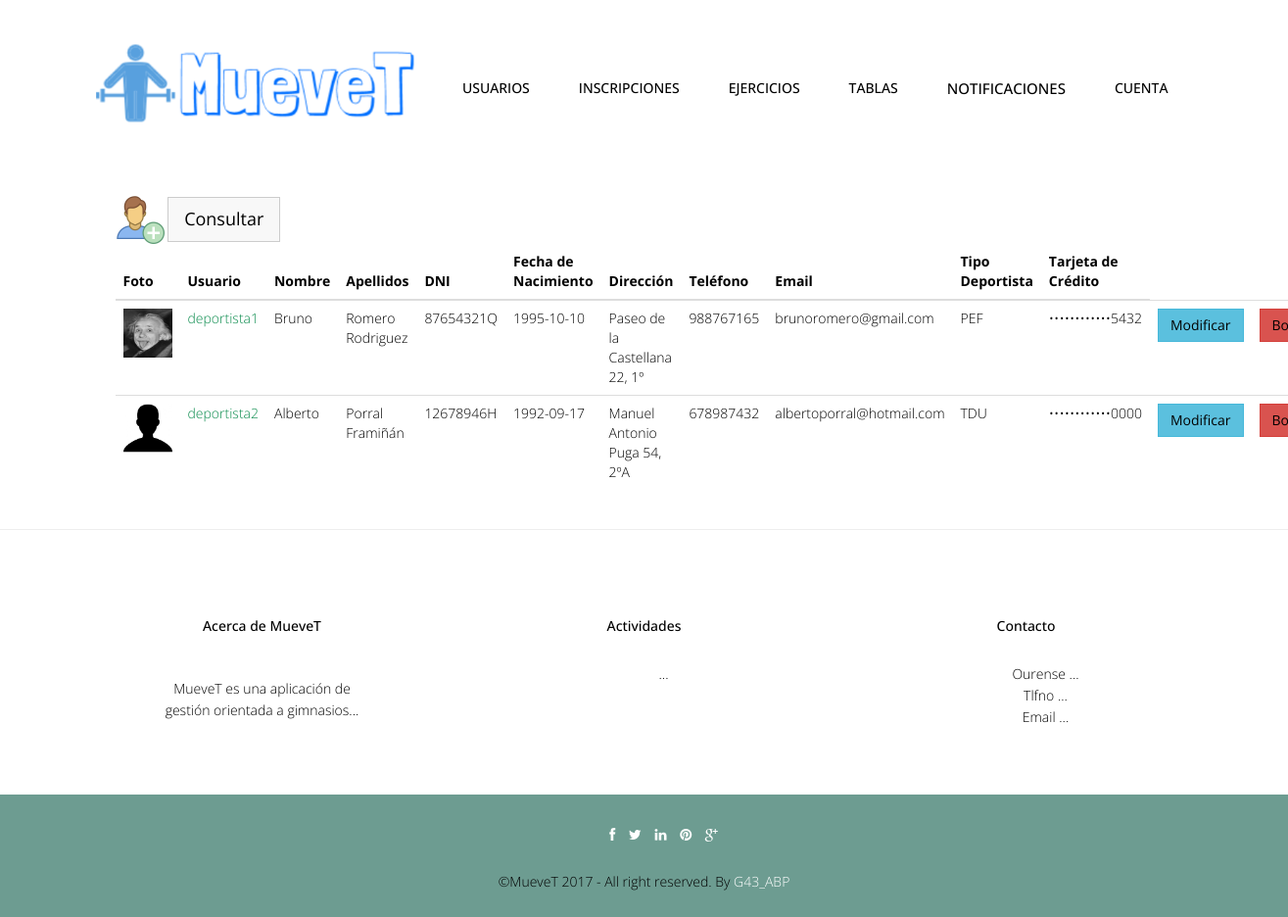
/abp/Controllers/DEPORTISTA_Controller.php?user=deportista (signed in), run on the app's committed database.
### tables this page shows
CREATE TABLE IF NOT EXISTS `usuario` (
  `foto` varchar(500) DEFAULT '../img/user.jpg',
  `userName` varchar(20) NOT NULL,
  `password` varchar(128) NOT NULL,
  `tipoUsuario` int(10) NOT NULL,
  `nombre` varchar(20) NOT NULL,
  `apellidos` varchar(70) NOT NULL,
  `dni` varchar(9) NOT NULL,
  `fechaNac` date NOT NULL,
  `direccion` varchar(80) DEFAULT NULL,
  `telefono` int(15) DEFAULT NULL,
  `email` varchar(30) NOT NULL
);

CREATE TABLE IF NOT EXISTS `deportista` (
  `userName` varchar(20) NOT NULL,
  `tipoDeportista` char(3) NOT NULL,
  `metodoPago` varchar(45) NOT NULL,
  `idActividadIndividual` int(10) DEFAULT NULL
);

### abp/Models/USUARIO_Model.php (called while the page is built, shortened)
<?php
include '../Functions/LibraryFunctions.php';
class USUARIO_Modelo {
    var $mysqli;
    function ConectarBD() {
        $this->mysqli = new mysqli("localhost", "root", "", "gymgest");
    }
    function ConsultarTodo($user) {
        if ($user == "entrenador") {
            $sql = "SELECT * FROM USUARIO, ENTRENADOR WHERE USUARIO.userName=ENTRENADOR.userName AND USUARIO.tipoUsuario=2";
        } else if ($user == "deportista") {
            $sql = "SELECT * FROM USUARIO, DEPORTISTA WHERE USUARIO.userName=DEPORTISTA.userName AND USUARIO.tipoUsuario=3";
        } else {
            $sql = "SELECT * FROM USUARIO";
        }
        if (!($resultado = $this->mysqli->query($sql))) {
            return 'Error en la consulta sobre la base de datos';
        } else {
            $toret = array();
            $i = 0;
            while ($fila = $resultado->fetch_array()) {
                $toret[$i] = $fila;
                $i++;
            }
            return $toret;
        }
    }
}
?>

### abp/Views/DEPORTISTA_SHOWALL_Vista.php (the view, shortened to what this page needs)
<?php
class DEPORTISTA_Show {
    private $datos;
    function __construct($array, $volver) {
        $this->datos = $array;
        $this->render();
    }
    function render() {
        ?>
        <div class="container">
            <?php
            $lista = array('foto', 'userName', 'nombre', 'apellidos', 'dni', 'fechaNac', 'direccion', 'telefono', 'email', 'tipoDeportista', 'metodoPago');
            ?>
            <br><br>
            <div class="container">
                <div class="col-lg-12">
                    <a href='DEPORTISTA_Controller.php?accion=<?php echo $strings['Insertar']; ?>'><img src="../img/useradd.png" width="50px" height="50px"></a>
                    <button type="button" class="btn btn-default btn-lg"><a href='DEPORTISTA_Controller.php?accion=<?php echo $strings['Consultar']; ?>'><?php echo $strings['Consultar'] ?></a></button>
                    <table class="table">
                        <thead class="thead-dark">
                            <tr>
                                <?php
                                foreach ($lista as $titulo) {
                                    echo "<th>";
                                    echo $strings[$titulo];
                                    echo "</th>";
                                }
                                echo "</tr>";
                                echo "</thead>";
                                echo "<tbody>";
                                for ($j = 0; $j < count($this->datos); $j++) {
                                    echo "<tr>";
                                    foreach ($this->datos [$j] as $clave => $valor) {
                                        for ($i = 0; $i < count($lista); $i++) {
                                            if ($clave === $lista[$i]) {
                                                echo "<td>";
                                                if (($clave === 'foto')) {
                                                    if (is_file($valor)) {
                                                        ?><a target='_blank' href='<?php echo $valor ?>'><img src='<?php echo $valor ?>' width="50" height="50"></a> <?php
                                                    } else {
                                                        ?><a target='_blank' href="../img/user.jpg"><img src="../img/user.jpg" width="50" height="50"></a> <?php
                                                }
                                                break;
                                            }
                                            if ($clave == 'metodoPago') {
                                                $post = substr($valor, -4);
                                                $resultado = "••••••••••••" . $post;
                                                echo $resultado;
                                                break;
                                            }if ($clave === 'tipoUsuario') {
                                                echo $strings[ConsultarNOMRol($valor)];
                                                break;
                                            }
                                            if ($clave === 'userName') {
                                                ?>
                                            <a href='DEPORTISTA_Controller.php?userName=<?php echo $this->datos[$j]['userName'] . '&accion=' . $strings['Ver']; ?>'><font color="#088A4B"><?php echo $valor; ?></font></a> <?php
                                        } else {
                                            echo $valor;
                                        }
                                        echo "</td>";
                                    }
                                }
                            }
                            ?>
                            <td><button type="button" class="btn btn-info"><a href='DEPORTISTA_Controller.php?userName=<?php echo $this->datos[$j]['userName'] . '&accion=' . $strings['Modificar']; ?>'><?php echo $strings['Modificar']; ?></a></button></td>
                            <td><button type="button" class="btn btn-danger"><a href='DEPORTISTA_Controller.php?userName=<?php echo $this->datos[$j]['userName'] . '&accion=' . $strings['Borrar']; ?>'><?php echo $strings['Borrar']; ?></a></button></td>
                                    <?php
                                }
                                ?>
                        </tbody>
                    </table>
                </div>
            </div>
        </div>
        <?php
        include '../Views/footer.php';
    }
}

### abp/css/style.css (style rules this page uses)
body { font-family:'Open Sans', Arial, sans-serif; font-size:14px; font-weight:300; line-height:1.6em; color:#000; background-color:#fff; }
.link-list ul,li,a { color:#000; list-style:none; }

### abp/css/overwrite.css (style rules this page uses)
.btn { text-shadow: none; background-image:none; border-color: none; border-bottom-color: none; -webkit-box-shadow: none; -moz-box-shadow: none; box-shadow: none; }
.btn { outline:0; -webkit-border-radius: 0; -moz-border-radius: 0; border-radius: 0; }
.btn-lg { -webkit-border-radius: 0; -moz-border-radius: 0; border-radius: 0; }
.btn-default { color: #333333; background-color: #f8f8f8; }

### data on the page
usuario: foto (picture), nombre "Bruno", apellidos "Romero Rodriguez", dni "87654321Q", fechaNac "1995-10-10", direccion "Paseo de la Castellana 22, 1º", telefono "988767165", email "brunoromero@gmail.com"
deportista: userName "deportista1", tipoDeportista "PEF", metodoPago "••••••••••••5432"
usuario: foto (placeholder picture), nombre "Alberto", apellidos "Porral Framiñán", dni "12678946H", fechaNac "1992-09-17", direccion "Manuel Antonio Puga 54, 2ºA", telefono "678987432", email "albertoporral@hotmail.com"
deportista: userName "deportista2", tipoDeportista "TDU", metodoPago "••••••••••••0000"

### other printed values
$strings['Cuenta'] "CUENTA"
$strings['Consultar'] "Consultar"
$strings[$titulo] "Foto"
$strings[$titulo] "Usuario"
$strings[$titulo] "Nombre"
$strings[$titulo] "Apellidos"
$strings[$titulo] "DNI"
$strings[$titulo] "Fecha de Nacimiento"
$strings[$titulo] "Dirección"
$strings[$titulo] "Teléfono"
$strings[$titulo] "Email"
$strings[$titulo] "Tipo Deportista"
$strings[$titulo] "Tarjeta de Crédito"
